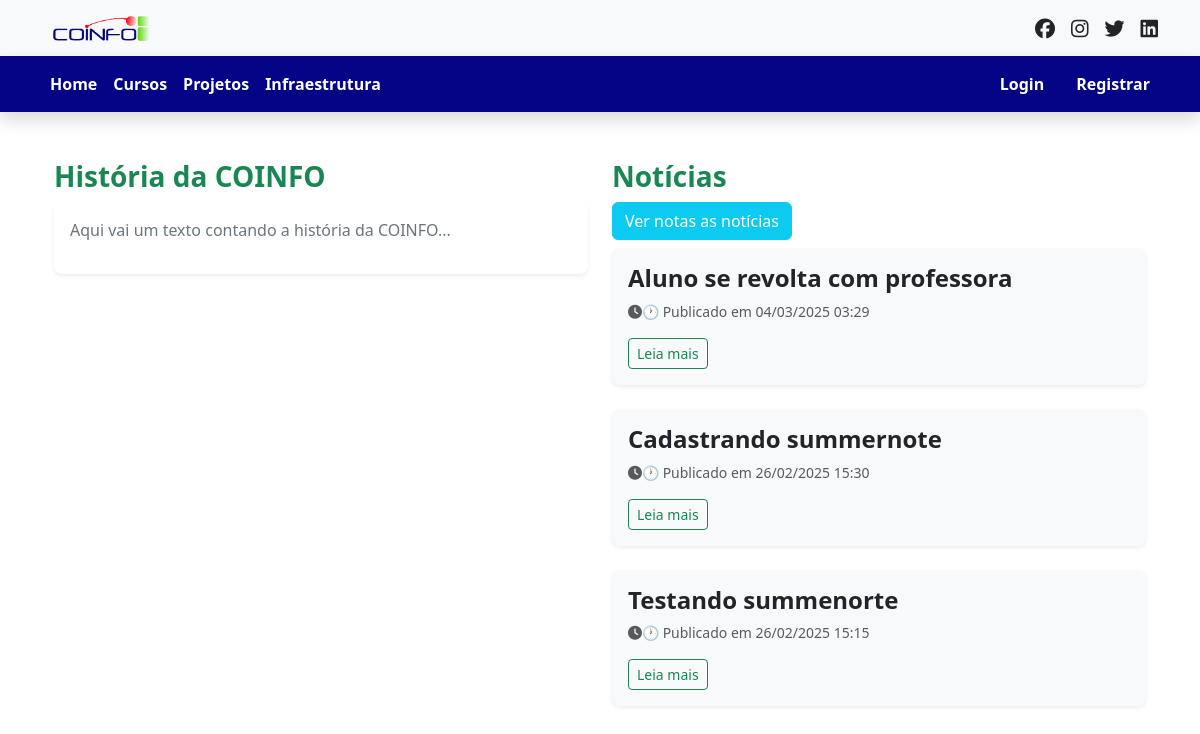
/, run on an earlier commit of the app's database.
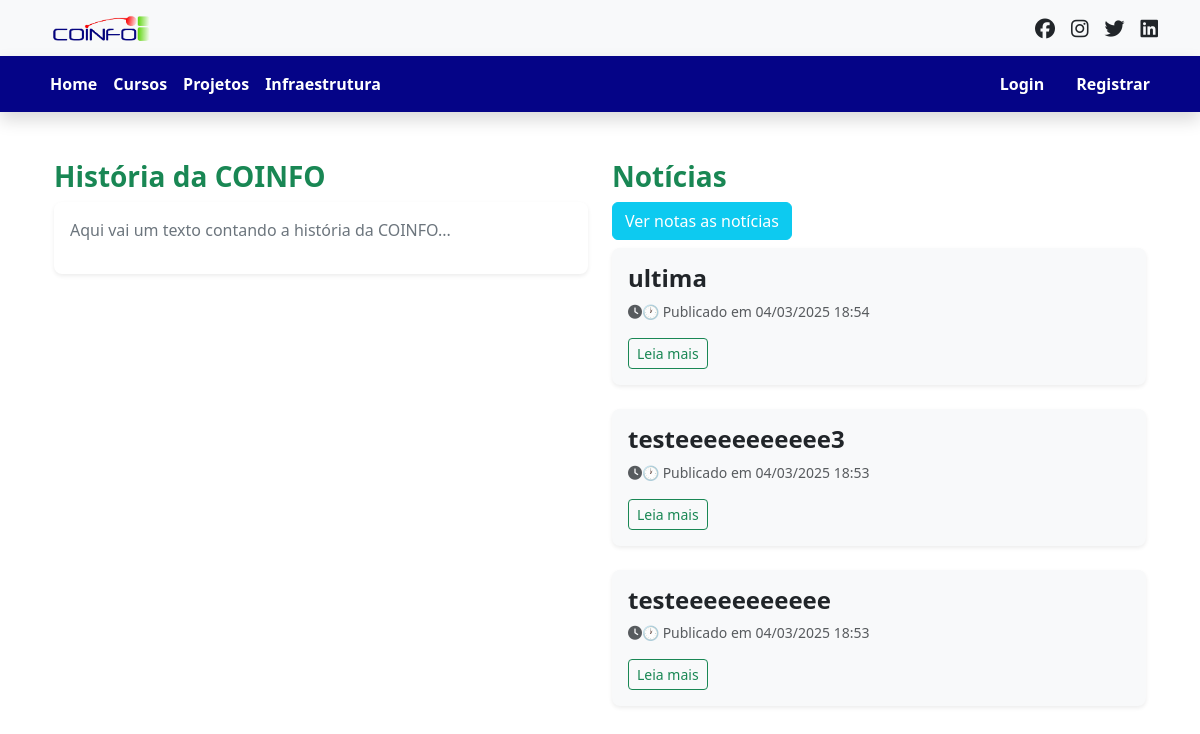
And on a later commit of the database.
### sistema/models.py (models this page shows, shortened)
class Noticia(models.Model):
    STATUS_CHOICES = [
        ('rascunho', 'Rascunho'),
        ('publicado', 'Publicado'),
    ]
    ATIVACAO_CHOICES = [
        ('ativada', 'Ativada'),
        ('desativada', 'Desativada'),
    ]
    titulo = models.CharField(max_length=255)
    conteudo = models.TextField()
    autor = models.ForeignKey(User, on_delete=models.CASCADE)
    data_publicacao = models.DateTimeField(auto_now_add=True)
    status = models.CharField(max_length=10, choices=STATUS_CHOICES, default='rascunho')
    ativacao = models.CharField(max_length=10, choices=ATIVACAO_CHOICES, default='ativada')

### sistema/views.py (the view)
# urls.py: 2. Add a URL to urlpatterns:  path('', views.home, name='home')
def home(request):
    is_admin = request.user.is_superuser
    is_professor = request.user.groups.filter(name='Professores').exists()
    noticias = Noticia.objects.filter(status='publicado', ativacao='ativada').order_by('-data_publicacao')[:3]
    return render(request, 'index.html', {
        'noticias': noticias,
        'is_admin': is_admin,
        'is_professor': is_professor,
        })

### sistema/templates/index.html (shortened to what this page needs)
{% extends 'base.html' %}
{% load static %}
{% block content %}
<div class="container mt-5">
    <div class="row">
        <div class="col-md-6">
            <h3 class="text-success fw-bold">História da COINFO</h3>
            <div class="card shadow-sm border-0 rounded-3 bg-white">
                <div class="card-body">
                    <p class="text-secondary">Aqui vai um texto contando a história da COINFO...</p>
                </div>
            </div>
        </div>
        <div class="col-md-6">
            <h3 class="text-success fw-bold">Notícias</h3>
            <a href="{% url 'lista_noticias' %}" class="btn btn-small btn-info text-white">Ver notas as notícias</a>
            {% for noticia in noticias %}
            <div class="card mb-4 border-0 shadow-sm rounded-3 bg-light mt-2">
                <div class="card-body">
                    <h4 class="text-dark fw-bold">{{ noticia.titulo }}</h4>
                    <p class="text-muted small mt-2"><i class="fas fa-clock"></i>🕐
                         Publicado em {{ noticia.data_publicacao|date:"d/m/Y H:i" }}</p>
                    <a href="{% url 'detalhe_noticia' noticia.id %}" class="btn btn-outline-success btn-sm">Leia mais</a>
                </div>
            </div>
            {% empty %}
                <p class="text-muted">Nenhuma notícia disponível no momento.</p>
            {% endfor %}
        </div>
    </div>
</div>
{% endblock %}

What changed in the data, as far as the page shows it:
no longer on this page (row unchanged): Noticia: titulo "Aluno se revolta com professora", data_publicacao "04/03/2025 03:29"
no longer on this page (row unchanged): Noticia: titulo "Cadastrando summernote", data_publicacao "26/02/2025 15:30"
no longer on this page (row unchanged): Noticia: titulo "Testando summenorte", data_publicacao "26/02/2025 15:15"
added Noticia: titulo "ultima", data_publicacao "04/03/2025 18:54"
added Noticia: titulo "testeeeeeeeeeee3", data_publicacao "04/03/2025 18:53"
added Noticia: titulo "testeeeeeeeeeee", data_publicacao "04/03/2025 18:53"
